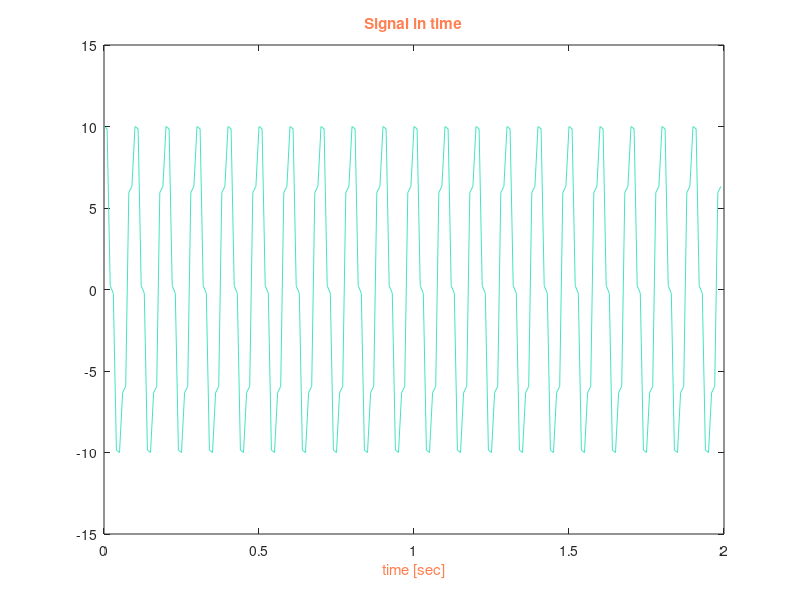
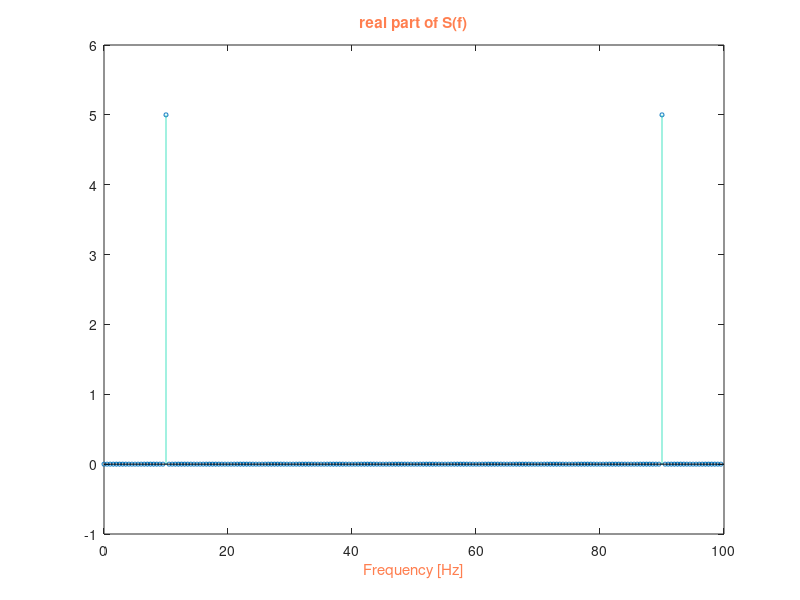
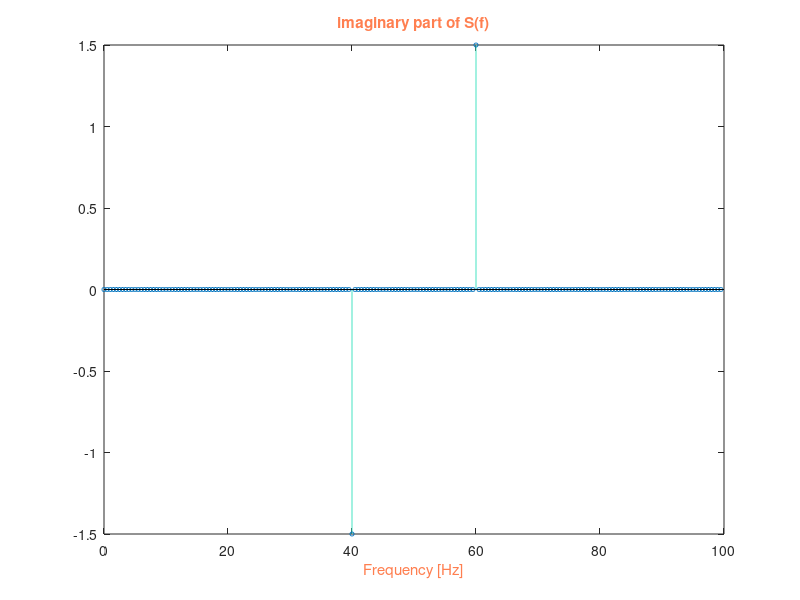
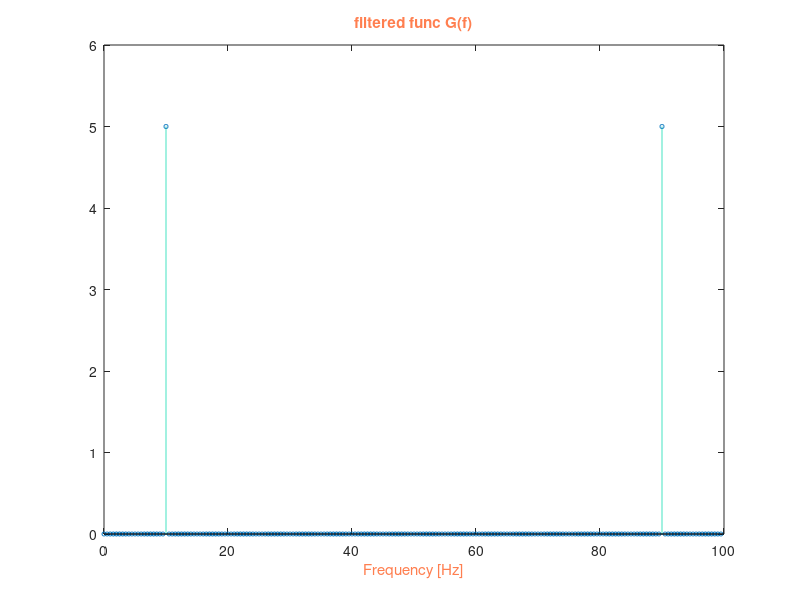

These figures' MATLAB source, in order:
%copied example removed comments and just renamed, changed or added
%variables as necessary
format long

AmpCosOne = 10;
AmpSinTwo = 3;
fCos = 10;
fSIn = 40;

deltaT = 0.01; 
TStop = 2;   
timeInterval = 0:deltaT:TStop-deltaT;     
fundFreq = 1/TStop;            

Stime = AmpCosOne*cos(2*pi*fCos*timeInterval) + AmpSinTwo*sin(2*pi*fSIn*timeInterval);

figure(1);
plot(timeInterval, Stime, 'Color', [.27 .89 .76]);
xlabel('time [sec]', 'Color', [1 .5 .314]);
title('Signal in time', 'Color', [1 .5 .314]);



%fourier 
nsize = length(Stime);
Sfreq = (1/nsize)*fft(Stime);  % this line does the fft; (1/nsize) is the scaling
deltaf = fundFreq;
FStop = nsize*deltaf;
freqIndex = 0:deltaf:FStop-deltaf;  


%real and im parts 
figure(2);
stem(freqIndex, real(Sfreq), 'Color', [.27 .89 .76], 'MarkerSize', 3);
xlabel('Frequency [Hz]','Color', [1 .5 .314]);
title('real part of S(f)','Color', [1 .5 .314]);

figure(3);
stem(freqIndex, imag(Sfreq), 'Color', [.27 .89 .76], 'MarkerSize', 3);
xlabel('Frequency [Hz]','Color', [1 .5 .314]);
title('imaginary part of S(f)','Color', [1 .5 .314]);


%filter high freq out
% idk how it works but refer to
%https://www.mathworks.com/help/signal/ug/practical-introduction-to-frequency-domain-analysis.html
%just consider the secondary signal and we do f_remove-f_1 and f_remove+f_1

Gfreq = Sfreq;               

fsamp = 1/deltaT; %should be 100          
Gfreq(freqIndex >= 20 & freqIndex <= 80) = 0;

figure(4);
stem(freqIndex, abs(Gfreq), 'Color', [.27 .89 .76], 'MarkerSize', 3);
xlabel('Frequency [Hz]','Color', [1 .5 .314]);
title('filtered func G(f)','Color', [1 .5 .314]);


%inverse transform
gtime = real(nsize*ifft(Gfreq));

figure(5);
plot(timeInterval, gtime, 'Color', [.27 .89 .76]);
xlabel('time [sec]', 'Color', [1 .5 .314]);
title('G(f) after inverse transform', 'Color', [1 .5 .314]);
